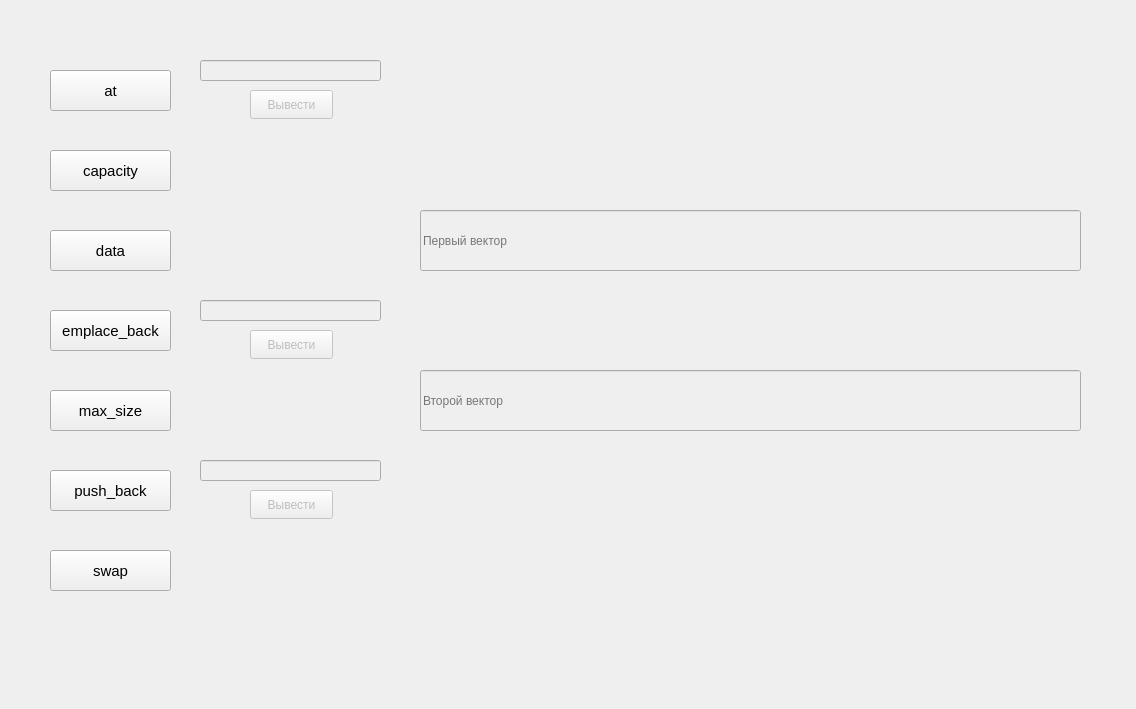
<?xml version="1.0" encoding="UTF-8"?>
<ui version="4.0">
 <class>MainWindow</class>
 <widget class="QMainWindow" name="MainWindow">
  <property name="geometry">
   <rect>
    <x>0</x>
    <y>0</y>
    <width>1136</width>
    <height>709</height>
   </rect>
  </property>
  <property name="windowTitle">
   <string>MainWindow</string>
  </property>
  <property name="styleSheet">
   <string notr="true">QMainWindow
{
	background-color:qlineargradient(spread:pad, x1:0, y1:0, x2:1, y2:1, stop:0.309524 rgba(0, 255, 127, 255), stop:0.757143 rgba(170, 255, 127, 255))
};</string>
  </property>
  <widget class="QWidget" name="centralwidget">
   <widget class="QPushButton" name="pushButton_2">
    <property name="geometry">
     <rect>
      <x>50</x>
      <y>70</y>
      <width>121</width>
      <height>41</height>
     </rect>
    </property>
    <property name="font">
     <font>
      <pointsize>11</pointsize>
     </font>
    </property>
    <property name="styleSheet">
     <string notr="true">QPushButton
{
background-color:rgb(255, 170, 255);
color:rgb(255, 0, 127);
};</string>
    </property>
    <property name="text">
     <string>at</string>
    </property>
   </widget>
   <widget class="QPushButton" name="pushButton_3">
    <property name="geometry">
     <rect>
      <x>50</x>
      <y>150</y>
      <width>121</width>
      <height>41</height>
     </rect>
    </property>
    <property name="font">
     <font>
      <pointsize>11</pointsize>
     </font>
    </property>
    <property name="styleSheet">
     <string notr="true">QPushButton
{
background-color:rgb(255, 170, 255);
color:rgb(255, 0, 127);
};</string>
    </property>
    <property name="text">
     <string>capacity</string>
    </property>
   </widget>
   <widget class="QPushButton" name="pushButton_4">
    <property name="geometry">
     <rect>
      <x>50</x>
      <y>230</y>
      <width>121</width>
      <height>41</height>
     </rect>
    </property>
    <property name="font">
     <font>
      <pointsize>11</pointsize>
     </font>
    </property>
    <property name="styleSheet">
     <string notr="true">QPushButton
{
background-color:rgb(255, 170, 255);
color:rgb(255, 0, 127);
};</string>
    </property>
    <property name="text">
     <string>data</string>
    </property>
   </widget>
   <widget class="QPushButton" name="pushButton_5">
    <property name="geometry">
     <rect>
      <x>50</x>
      <y>310</y>
      <width>121</width>
      <height>41</height>
     </rect>
    </property>
    <property name="font">
     <font>
      <pointsize>11</pointsize>
     </font>
    </property>
    <property name="styleSheet">
     <string notr="true">QPushButton
{
background-color:rgb(255, 170, 255);
color:rgb(255, 0, 127);
};</string>
    </property>
    <property name="text">
     <string>emplace_back</string>
    </property>
   </widget>
   <widget class="QPushButton" name="pushButton_7">
    <property name="geometry">
     <rect>
      <x>50</x>
      <y>390</y>
      <width>121</width>
      <height>41</height>
     </rect>
    </property>
    <property name="font">
     <font>
      <pointsize>11</pointsize>
     </font>
    </property>
    <property name="styleSheet">
     <string notr="true">QPushButton
{
background-color:rgb(255, 170, 255);
color:rgb(255, 0, 127);
};</string>
    </property>
    <property name="text">
     <string>max_size</string>
    </property>
   </widget>
   <widget class="QPushButton" name="pushButton_8">
    <property name="geometry">
     <rect>
      <x>50</x>
      <y>470</y>
      <width>121</width>
      <height>41</height>
     </rect>
    </property>
    <property name="font">
     <font>
      <pointsize>11</pointsize>
     </font>
    </property>
    <property name="styleSheet">
     <string notr="true">QPushButton
{
background-color:rgb(255, 170, 255);
color:rgb(255, 0, 127);
};</string>
    </property>
    <property name="text">
     <string>push_back</string>
    </property>
   </widget>
   <widget class="QPushButton" name="pushButton_9">
    <property name="geometry">
     <rect>
      <x>50</x>
      <y>550</y>
      <width>121</width>
      <height>41</height>
     </rect>
    </property>
    <property name="font">
     <font>
      <pointsize>11</pointsize>
     </font>
    </property>
    <property name="styleSheet">
     <string notr="true">QPushButton
{
background-color:rgb(255, 170, 255);
color:rgb(255, 0, 127);
};</string>
    </property>
    <property name="text">
     <string>swap</string>
    </property>
   </widget>
   <widget class="QLineEdit" name="lineEdit">
    <property name="enabled">
     <bool>false</bool>
    </property>
    <property name="geometry">
     <rect>
      <x>420</x>
      <y>210</y>
      <width>661</width>
      <height>61</height>
     </rect>
    </property>
    <property name="placeholderText">
     <string>Первый вектор</string>
    </property>
   </widget>
   <widget class="QLineEdit" name="lineEdit_2">
    <property name="enabled">
     <bool>false</bool>
    </property>
    <property name="geometry">
     <rect>
      <x>420</x>
      <y>370</y>
      <width>661</width>
      <height>61</height>
     </rect>
    </property>
    <property name="placeholderText">
     <string>Второй вектор</string>
    </property>
   </widget>
   <widget class="QLineEdit" name="lineEdit_4">
    <property name="enabled">
     <bool>false</bool>
    </property>
    <property name="geometry">
     <rect>
      <x>200</x>
      <y>60</y>
      <width>181</width>
      <height>21</height>
     </rect>
    </property>
   </widget>
   <widget class="QPushButton" name="pushButton_10">
    <property name="enabled">
     <bool>false</bool>
    </property>
    <property name="geometry">
     <rect>
      <x>250</x>
      <y>90</y>
      <width>83</width>
      <height>29</height>
     </rect>
    </property>
    <property name="text">
     <string>Вывести</string>
    </property>
   </widget>
   <widget class="QPushButton" name="pushButton_11">
    <property name="enabled">
     <bool>false</bool>
    </property>
    <property name="geometry">
     <rect>
      <x>250</x>
      <y>330</y>
      <width>83</width>
      <height>29</height>
     </rect>
    </property>
    <property name="text">
     <string>Вывести</string>
    </property>
   </widget>
   <widget class="QLineEdit" name="lineEdit_5">
    <property name="enabled">
     <bool>false</bool>
    </property>
    <property name="geometry">
     <rect>
      <x>200</x>
      <y>300</y>
      <width>181</width>
      <height>21</height>
     </rect>
    </property>
   </widget>
   <widget class="QPushButton" name="pushButton_12">
    <property name="enabled">
     <bool>false</bool>
    </property>
    <property name="geometry">
     <rect>
      <x>250</x>
      <y>490</y>
      <width>83</width>
      <height>29</height>
     </rect>
    </property>
    <property name="text">
     <string>Вывести</string>
    </property>
   </widget>
   <widget class="QLineEdit" name="lineEdit_6">
    <property name="enabled">
     <bool>false</bool>
    </property>
    <property name="geometry">
     <rect>
      <x>200</x>
      <y>460</y>
      <width>181</width>
      <height>21</height>
     </rect>
    </property>
   </widget>
  </widget>
 </widget>
 <resources/>
 <connections/>
</ui>
